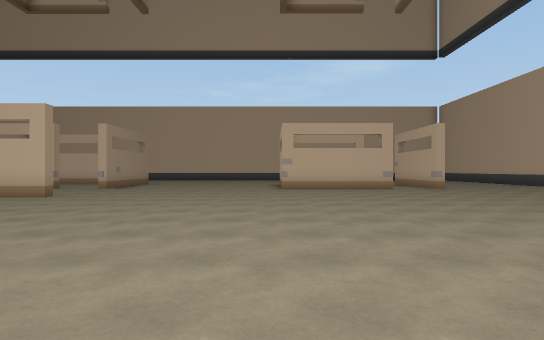
View 1 (above)

24 first-person views from a walk through a scene from a Unity 3-D project. The camera is 1.4 m above the floor, looks level and sees 80° across. The floor is counted in squares, 2 m on a side. Each view is taken from the middle of a square. On the plan, view 1 faces up. The plan holds only what a view shows up to about 10 squares ahead; the rest is blank. The place goes on beyond the plan.

View 2
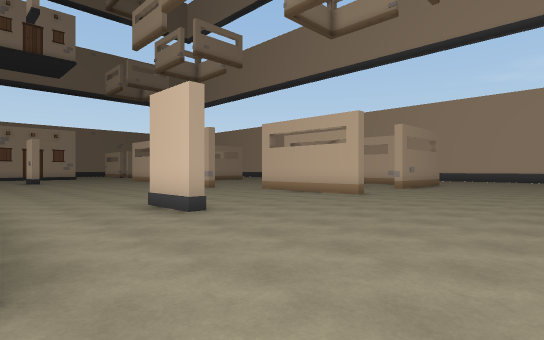

View 3
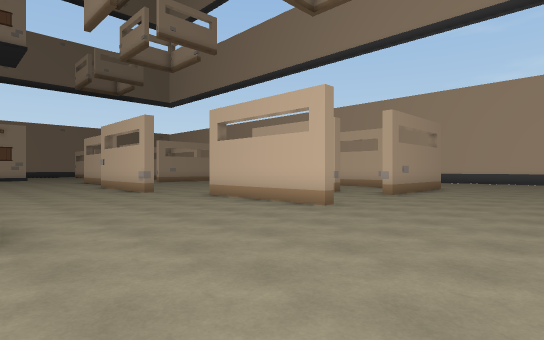

View 4
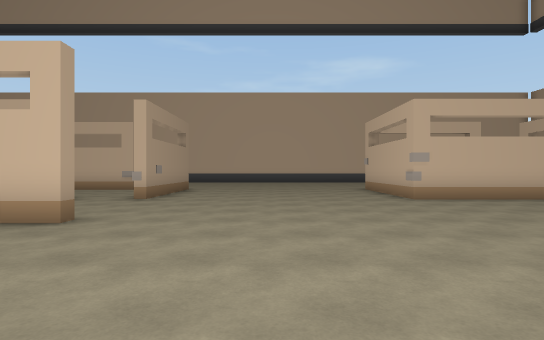

View 5
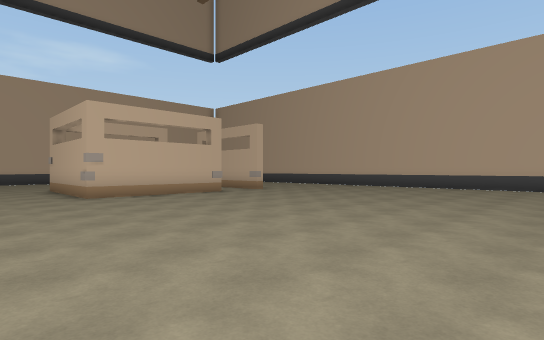

View 6
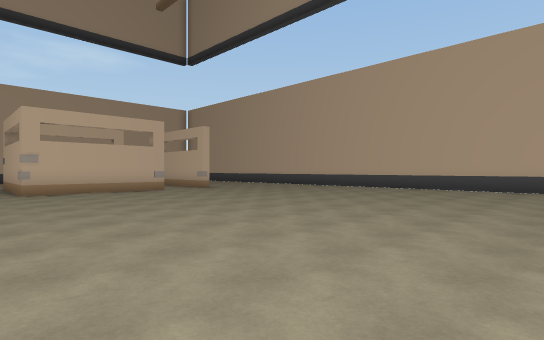

View 7
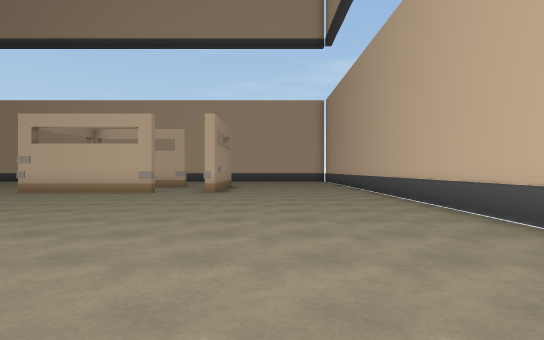

View 8
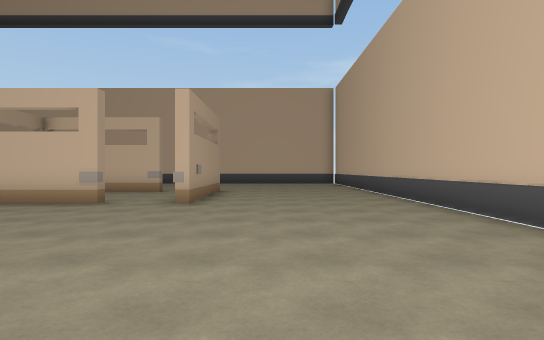

View 9
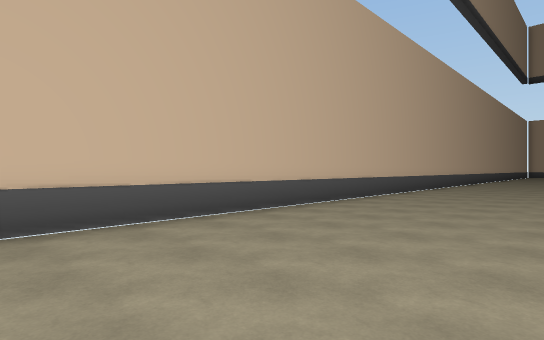

View 10
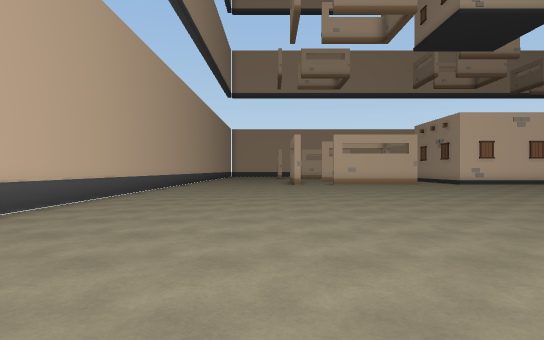

View 11
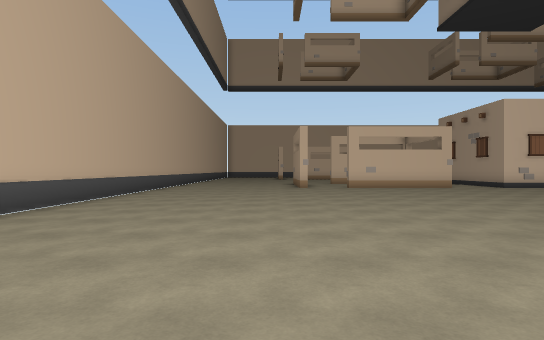

View 12
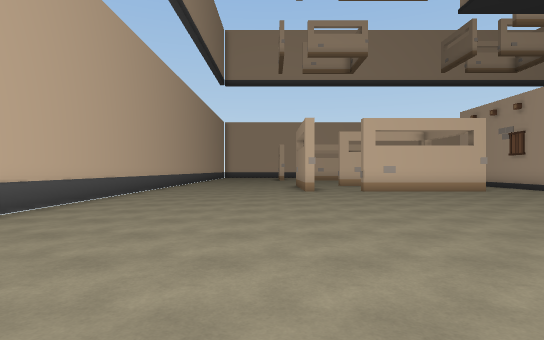

View 13
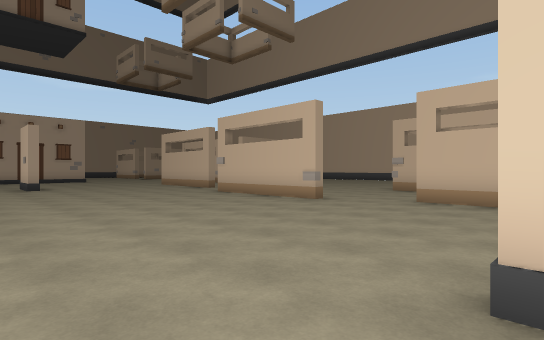

View 14
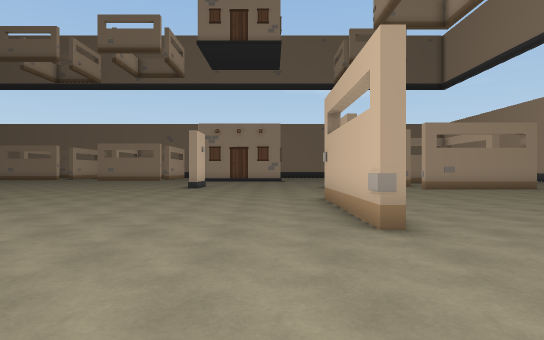

View 15
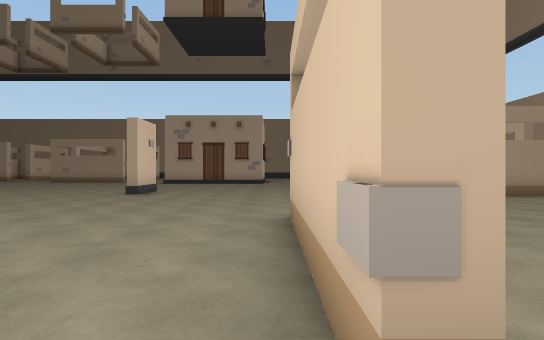

View 16
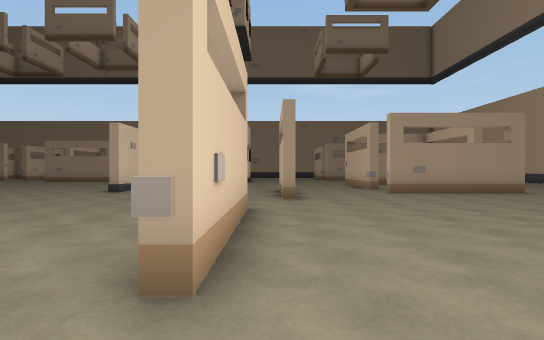

View 17
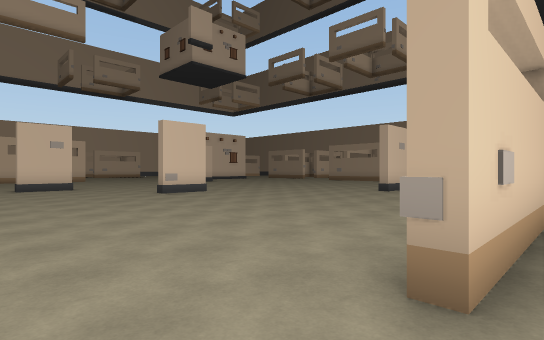

View 18
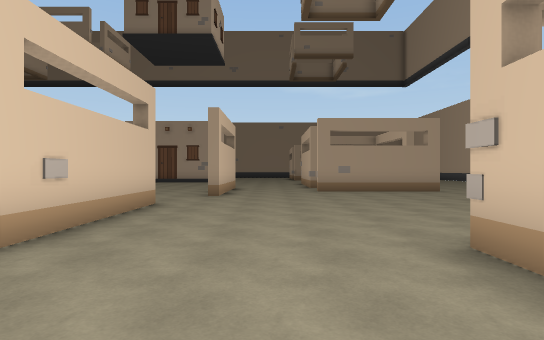

View 19
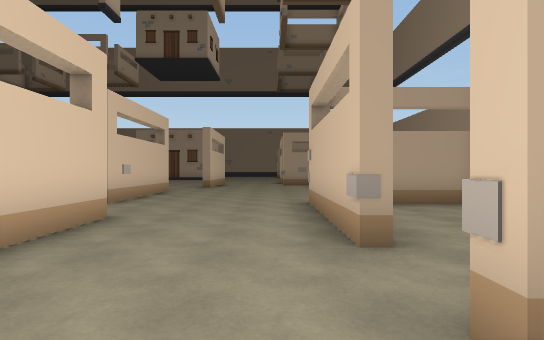

View 20
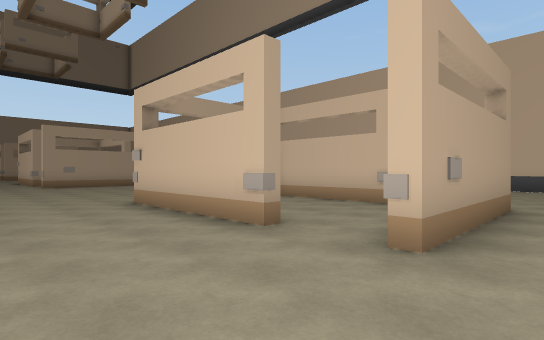

View 21
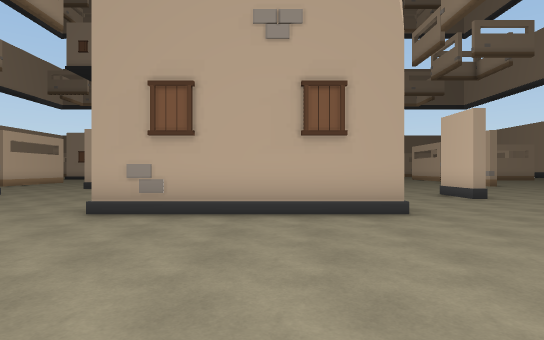

View 22
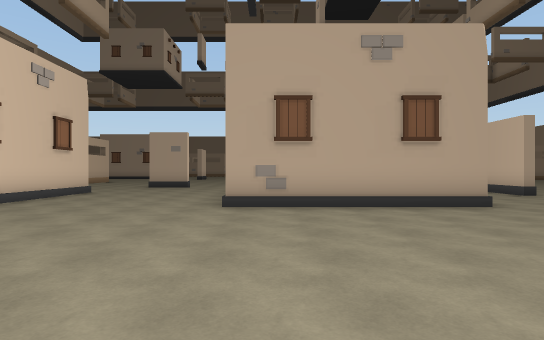

View 23
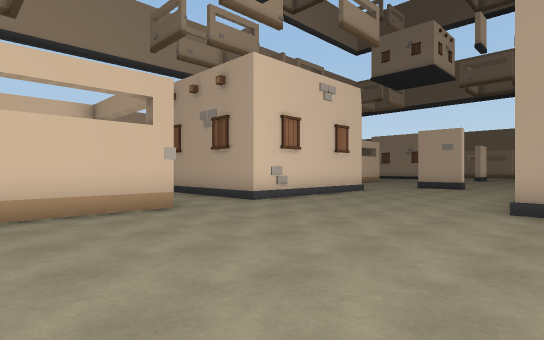

View 24
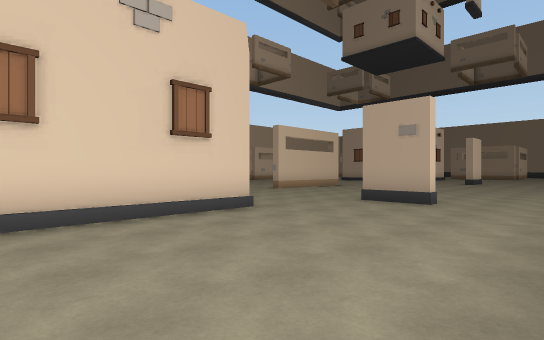

### Floor plan
Key: @ floor where view 1 was taken; # wall or solid block; . floor; O other object.
Columns run from 21 left of view 1 to 12 right of it. Each row starts with its distance up from view 1.
 15  #...    ##### # .. ..#   .#.....#
 14  #.....  #.....#......#  ..#.....#
 13  #....... .....O......   ..O.....#
 12  O.......O## O.O.....O### .O.....#
 11  ................................#
 10  ................................#
  9  ................................#
  8   ##........####.................#
  7 ......##OO.......................#
  6 .................................#
  5 .................................#
  4 .................................#
  3 #.............##.................#
  2 .................................#
  1 .................................#
  0 ...........       ...@...........#
 -1    .. O....       ...............#
 -2        ....       ...............#
 -3         ...       ...............#
 -4          ..       O..............#
 -5                   ...............#
 -6       ...........................#
 -7       ...........................#
 -8        ....#.....................#
 -9            ......................#
-10            ...####O#.###

Where each view was taken, in squares from view 1:
view 1: 0 up, 0 right, facing up
view 2: 0 up, 1 left, facing up-left
view 3: 3 up, 2 left, facing up-left
view 4: 4 up, 3 left, facing up
view 5: 3 up, 2 left, facing up-right
view 6: 1 up, 1 left, facing up-right
view 7: 2 up, 8 right, facing up
view 8: 5 up, 8 right, facing up
view 9: 8 up, 7 right, facing down-right
view 10: 6 up, 7 right, facing down
view 11: 3 up, 7 right, facing down
view 12: 1 up, 7 right, facing down
view 13: 1 up, 7 left, facing up-left
view 14: 6 up, 8 left, facing left
view 15: 7 up, 11 left, facing left
view 16: 8 up, 10 left, facing left
view 17: 8 up, 10 left, facing down-left
view 18: 10 up, 9 left, facing left
view 19: 11 up, 5 left, facing left
view 20: 9 up, 5 left, facing up-left
view 21: 2 down, 2 right, facing left
view 22: 4 down, 3 right, facing left
view 23: 4 down, 3 right, facing down-left
view 24: 5 down, 3 left, facing down-left
